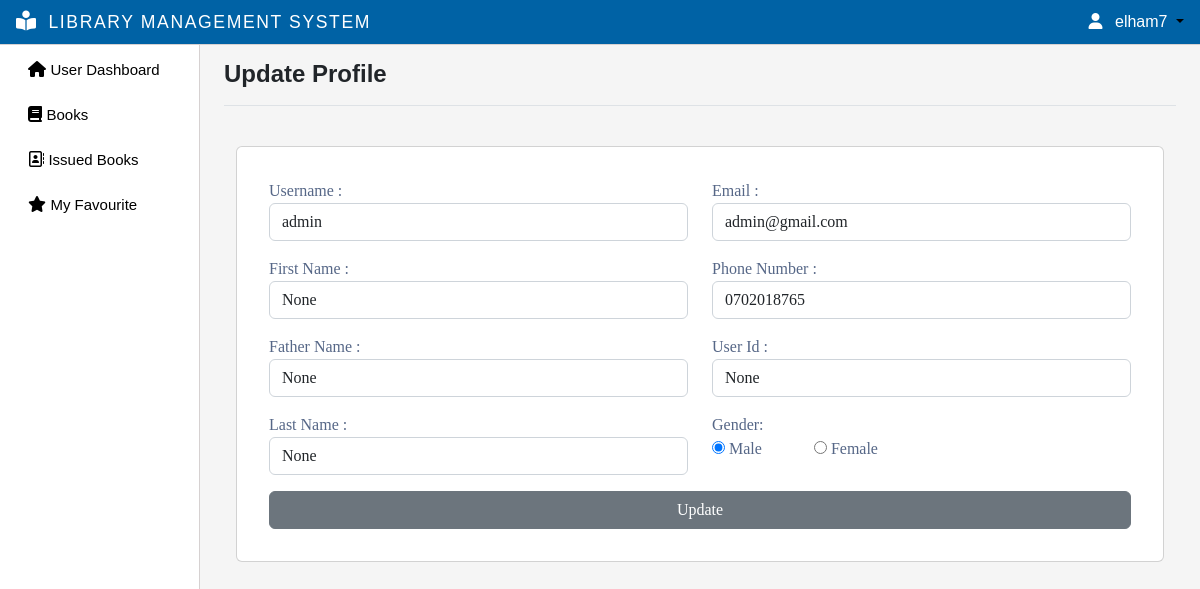
/update-profile/1/ (signed in), run on the app's committed database.
### myapp/models.py (models this page shows)
class CustomUser(AbstractUser):
    email = models.EmailField(max_length=255, unique=True)
    username = models.CharField(max_length=50, unique=True)
    first_name = models.CharField(null=True, blank=True, max_length=100)
    father_name= models.CharField(null=True, blank=True, max_length=100)
    last_name = models.CharField(null=True, blank=True, max_length=100)
    phone_number = models.CharField(max_length=16)
    user_id = models.CharField(max_length=50,null=True,blank=True)
    group = models.ForeignKey(Group, on_delete=models.CASCADE, default=2)
    gender = models.CharField(max_length=1,null=True,blank=True)
    USERNAME_FIELD = 'email'
    EMAIL_FIELD = 'email'
    REQUIRED_FIELDS = []
    objects = CutomUserManager()

### myapp/views.py (the view)
# urls.py: path('update-profile/<str:id>/',views.Update_profile, name="update-profile"),
@login_required
def Update_profile(request, id):
    if request.method == 'POST':
        user = User.objects.get(pk=id)
        user.username = request.POST['username']
        user.first_name = request.POST['first_name']
        user.father_name = request.POST['father_name']
        user.last_name = request.POST['last_name']
        user.email = request.POST['email']
        user.phone_number = request.POST['phone_number']
        user.user_id = request.POST['user_id']
        user.gender = request.POST['gender']
        user = user.save()
        return redirect('user-profile')
    else:
       pass
    user = User.objects.get(pk=id)
    return render(request,'update_profile.html', {'user': user})

### myapp/templates/update_profile.html (shortened to what this page needs)
{% extends 'main.html' %}
{% block title %}Update Profile{% endblock title %}
{% block content %}
<div class="container pt-4">
    <div class="row">
        <div class="col col-12">
            <div class="card">
                <div class="card-body p-4">
                    <form action="" method="POST">
                        <div class="row registerform p-2">
                            <div class="col-md-6 ">
                                <div class="form-group">
                                    <label for="">Username :</label>
                                    <input type="text" name="username" class="form-control mb-3" value="{{user.username}}">
                                </div>
                                <div class="form-group">
                                    <label for="">First Name :</label>
                                    <input type="text" name="first_name" id="" value="{{user.first_name}}" class="form-control mb-3">
                                </div>
                                <div class="form-group">
                                    <label for="">Father Name :</label>
                                    <input type="text" name="father_name" id="" value="{{user.father_name}}" class="form-control mb-3">
                                </div>
                                <div class="form-group">
                                    <label for="">Last Name :</label>
                                    <input type="text" name="last_name" id="" value="{{user.last_name}}" class="form-control mb-3">
                                </div>
                            </div>
                            <div class="col-md-6">
                                <div class="form-group">
                                    <label for="">Email :</label>
                                    <input type="email" name="email" id="" value="{{user.email}}" class="form-control mb-3">
                                </div>
                                <div class="form-group">
                                    <label for="">Phone Number :</label>
                                    <input type="text" name="phone_number" value="{{user.phone_number}}" class="form-control mb-3 ">
                                </div>
                                <div class="form-group">
                                    <label for="">User Id :</label>
                                    <input type="text" name="user_id" value="{{user.user_id}}" class="form-control mb-3">
                                </div>
                                <div class="form-group">
                                    <label for="" class="me-2 fw-700">Gender:</label>
                                </div>
                                <div class="form-group">
                                    <input type="radio" name="gender" id="male" value="M" {% if user.gender == "M" %}checked{% endif %}>
                                    <label for="male" class="me-5">Male</label>
                                    <input type="radio" name="gender" id="female" value="F" {% if user.gender == "F" %}checked{% endif %} >
                                    <label for="female" class="me-1">Female</label>
                                </div>
                            </div>
                            <div class="col-md-12">
                                <div class="form-group">
                                    <input type="submit" class="btn btn-secondary w-100" value="Update">
                                </div>
                            </div>
                        </div>
                    </form>
                </div>
            </div>
        </div>
    </div>
</div>
{% endblock %}

### templates/navbar.html (shortened to what this page needs)
{% load static %}
{% load custom_tags %}
<nav class="navbar navbar-expand-lg backgroundcolor fixed-top px-3 py-1 justify-content-between">
  {% if request.user.username %}
  <a class="navbar-brand" href="{% url 'admin-page' %}">
    <i class="fa-solid fa-book-open-reader navbar-icon "></i>
    <span class="ms-2 text-white">LIBRARY MANAGEMENT SYSTEM</span>
  </a>
  {% endif %}
  <div class="dropdown">
    {% if request.user.username %}
    <a class="dropdown-toggle user-menu-item" data-bs-toggle="dropdown" aria-expanded="false">
      <i class="fa-solid fa-user me-2 text-white"></i>
      <span class="text-white">{{request.user.username}}</span>
    </a>
    {% endif %}
  </div>
</nav>

### static/css/main.css (style rules this page uses)
body { color: #566787; background: #f5f5f5; font-family: 'Varela Round', sans-serif; }
.text-white { color:#fff !important; }
body { overflow-y:scroll; }
.navbar-icon { margin-top: -9px !important; font-size: 20px !important; }

### static/css/style.css (style rules this page uses)
:root { --offconvas-width: 270px; --topNavbarHeight: 56px; }
.navbar-icon { color: white; }
.backgroundcolor { background-color: rgba(0,98, 165, 1); border-bottom:1px solid #d6d1d1; }
@media screen and (min-width: 1200px) { .ms-2 { font-size: 1.1rem !important; letter-spacing: 0.1rem; } }
@media (min-width : 920px) { .navbar-brand { font-size: 0.9rem !important; } }
@media (min-width : 390px) { .navbar-brand { font-size: 1rem !important ; } }
.user-menu-item { color:#000000; text-decoration:none; cursor: pointer; }
.card { font-family:auto; }

### data on the page
CustomUser: user.username "elham7"
CustomUser: username "admin", first_name "None", father_name "None", last_name "None", email "admin@gmail.com", phone_number "0702018765", user_id "None", gender "☑ Male", gender "☐ Female"
